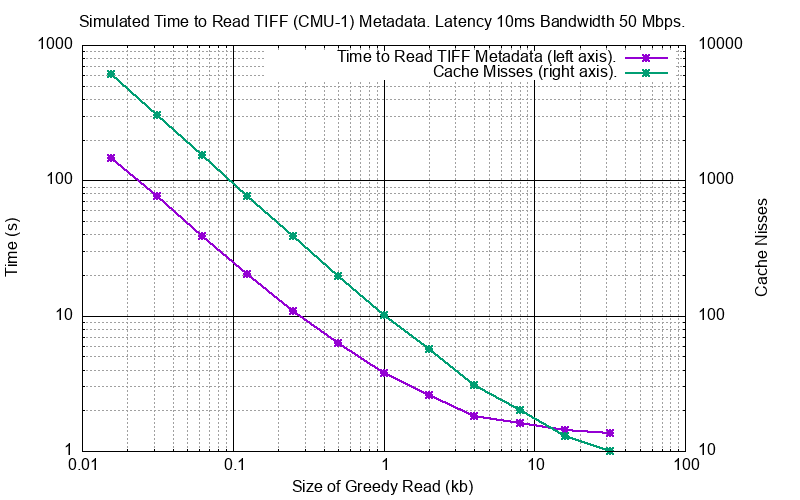

This chart was generated by the following gnuplot code:
set title "Simulated Time to Read TIFF (CMU-1) Metadata. Latency 10ms Bandwidth 50 Mbps."

set xlabel "Size of Greedy Read (kb)"
#set xrange [0.1:100]
set logscale x
set xrange [0.01:100]

# First line specification refers to major grid lines in both x and y, the second to minor grid lines in x and y.
set grid xtics mxtics ytics mytics linetype -1 linewidth 1, linetype 0 linewidth 1

set logscale y
set ylabel "Time (s)"
# set yrange [1:]
# set ytics 8,35,3

set logscale y2
set y2label "Cache Nisses"
# set y2range [1:1e9]
set y2tics

set pointsize 1
set datafile separator whitespace
# Curve fit
#cost(x) = a + (b / (x/1024))
#fit cost(x) "perf_size_of.dat" using 1:2 via a,b

set key right
#set key off

set terminal png size 800,500           # choose the file format

set output "greedy_length_tiff_cmu_1.png"   # choose the output device

plot "greedy_length_tiff_cmu_1.dat" using ($1 / 1024):($2 / 1000) t "Time to Read TIFF Metadata (left axis)." with linespoints axes x1y1 pt 3 lw 2, \
    "greedy_length_tiff_cmu_1.dat" using ($1 / 1024):4 t "Cache Misses (right axis)." with linespoints axes x1y2 pt 3 lw 2

reset
